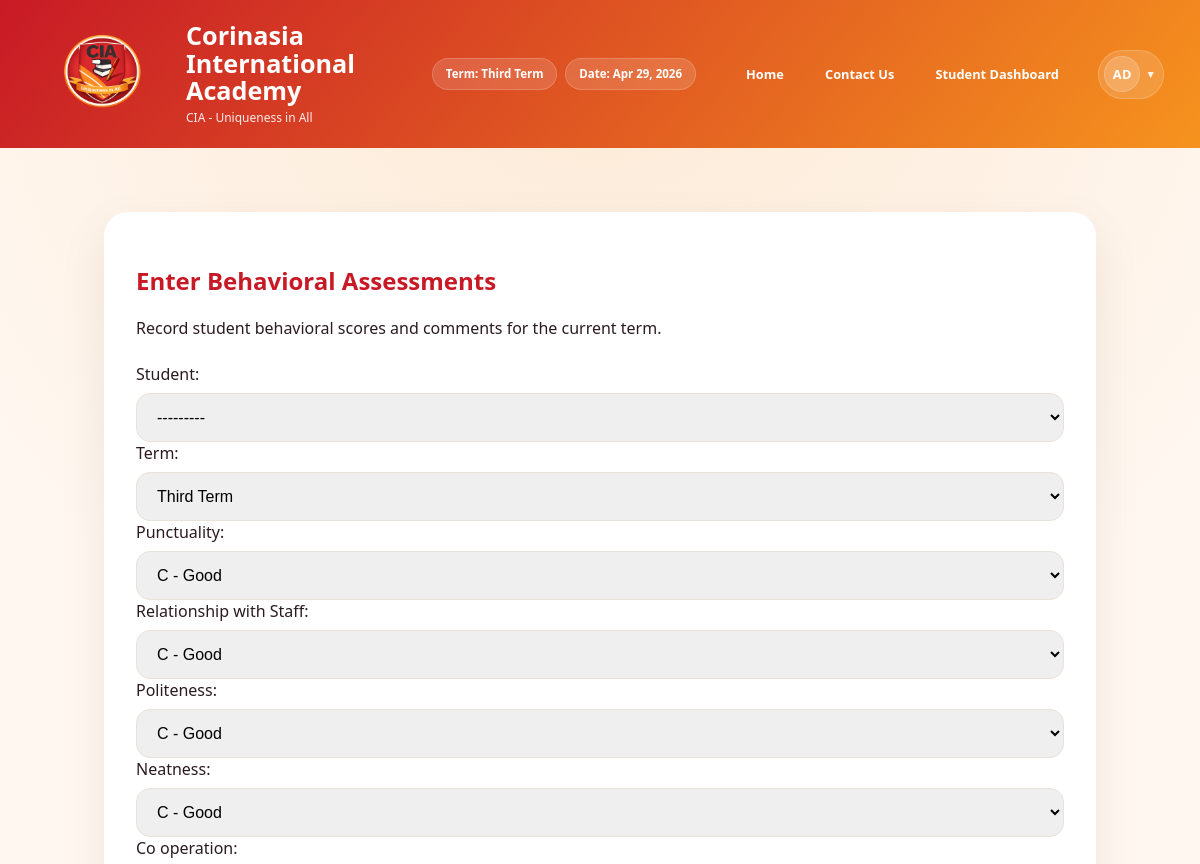
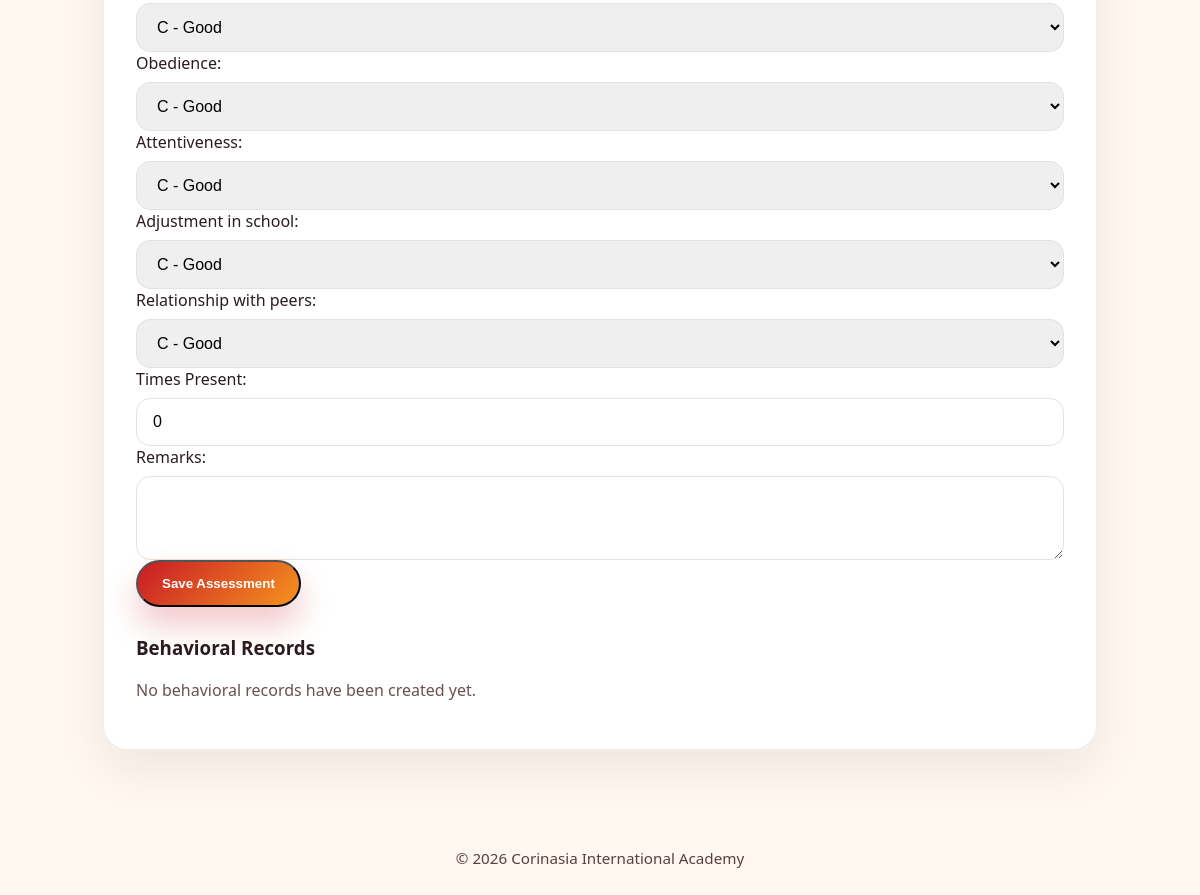
Before: /teacher/enter-behavior/ (signed in) with the older database file (2 pictures, top to bottom).
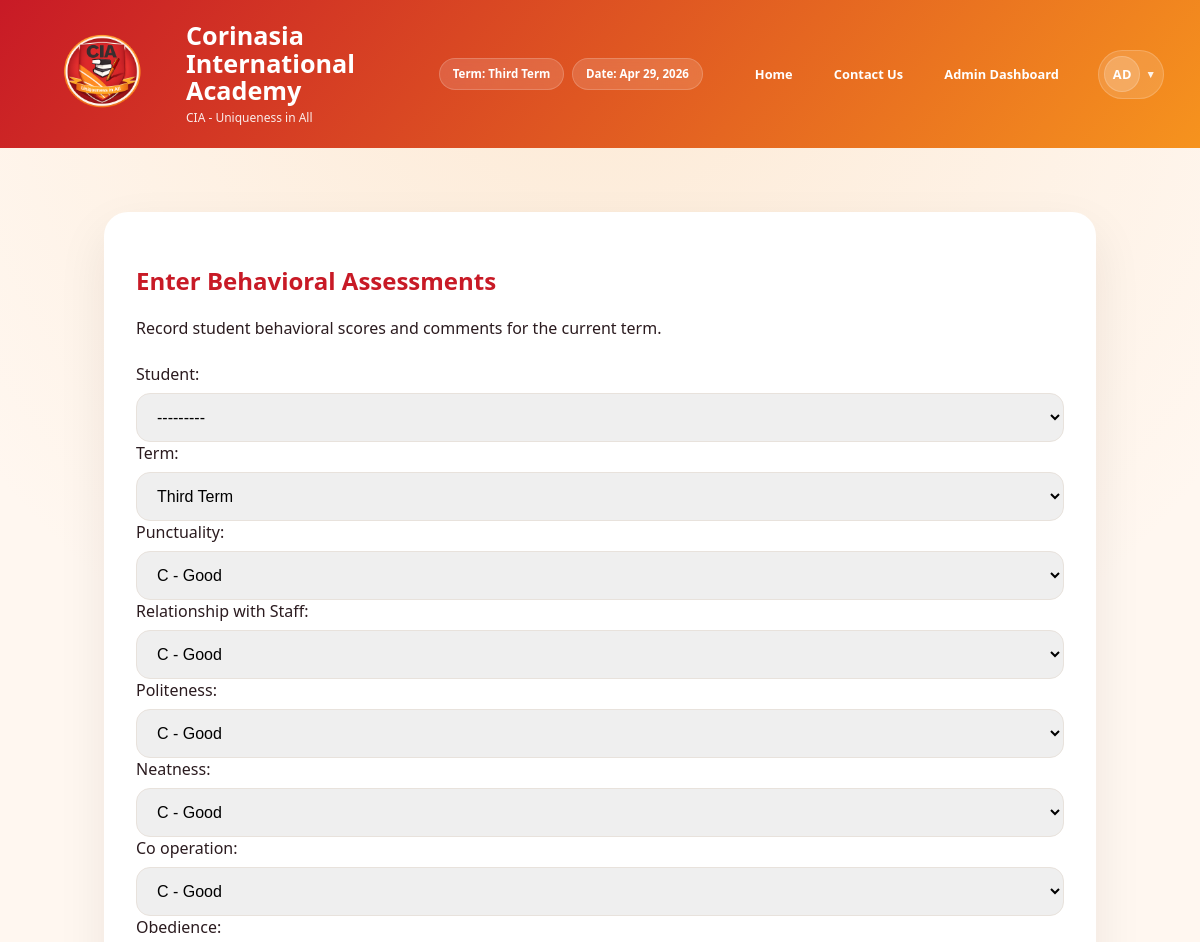
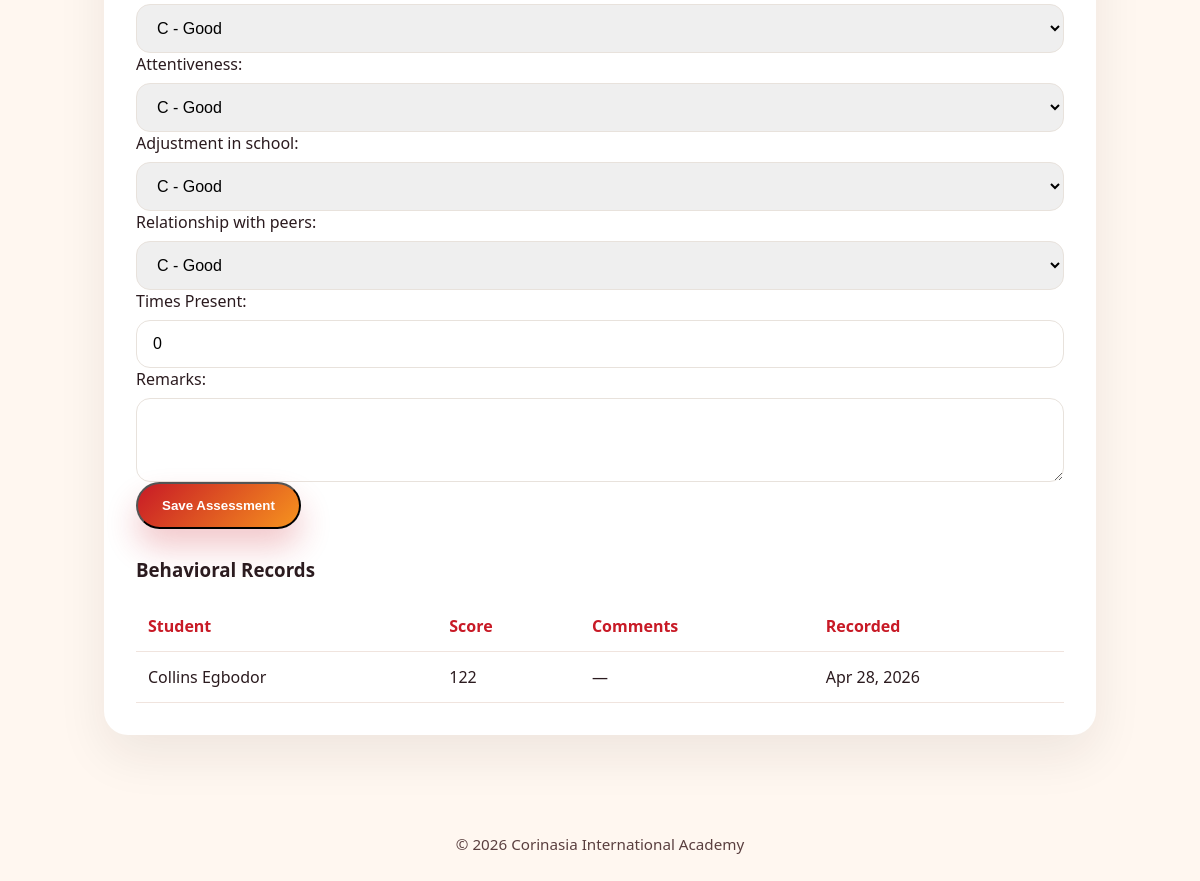
After: the same page with the newer database file (2 pictures, top to bottom).
### grades/models.py (models this page shows, shortened)
class Student(models.Model):
    student_id = models.CharField(max_length=20, unique=True, db_index=True, help_text="Unique student ID")
    first_name = models.CharField(max_length=100)
    last_name = models.CharField(max_length=100)
    class_name = models.CharField(max_length=50, blank=True, null=True, help_text="Student's class (e.g., JSS1A, SS2B)")
    nationality = models.CharField(max_length=50, default='Nigeria')
    state_of_origin = models.CharField(max_length=50, blank=True, null=True)
    club_and_society = models.CharField(max_length=100, blank=True, null=True)
    sport_house = models.CharField(max_length=50, blank=True, null=True)
    date_of_birth = models.DateField(blank=True, null=True)
    enrollment_date = models.DateField(default=datetime.today)
    subjects = models.ManyToManyField('Subject', blank=True, related_name='students', help_text='Subjects the student is enrolled in for the current term')
    class Meta:
        ordering = ['last_name', 'first_name']
        verbose_name = "Student"
        verbose_name_plural = "Students"
        indexes = [
            models.Index(fields=['last_name', 'first_name']),
            models.Index(fields=['class_name']),
        ]
    def __str__(self):
        return f"{self.first_name} {self.last_name} ({self.student_id})"

class BehavioralGrade(models.Model):
    BEHAVIORAL_GRADES = [
        ('A', 'A - Excellent'),
        ('B', 'B - Very Good'),
        ('C', 'C - Good'),
        ('D', 'D - Satisfactory'),
        ('E', 'E - Needs Improvement'),
        ('F', 'F - Poor'),
    ]
    student = models.ForeignKey(Student, on_delete=models.CASCADE, related_name='behavioral_grades')
    term = models.CharField(
        max_length=20,
        choices=TERM_CHOICES,
        default='first_term',
        help_text="Academic term for the behavioral assessment"
    )
    punctuality = models.CharField(max_length=1, choices=BEHAVIORAL_GRADES, default='C')
    relationship_with_staff = models.CharField(verbose_name='Relationship with Staff', max_length=1, choices=BEHAVIORAL_GRADES, default='C')
    politeness = models.CharField(max_length=1, choices=BEHAVIORAL_GRADES, default='C')
    neatness = models.CharField(max_length=1, choices=BEHAVIORAL_GRADES, default='C')
    co_operation = models.CharField(max_length=1, choices=BEHAVIORAL_GRADES, default='C')
    obedience = models.CharField(max_length=1, choices=BEHAVIORAL_GRADES, default='C')
    attentiveness = models.CharField(max_length=1, choices=BEHAVIORAL_GRADES, default='C')
    adjustment_in_school = models.CharField(max_length=1, choices=BEHAVIORAL_GRADES, default='C')
    relationship_with_peers = models.CharField(max_length=1, choices=BEHAVIORAL_GRADES, default='C')
    times_present = models.PositiveIntegerField(verbose_name='Times Present', default=0, help_text="Number of times present during the term")
    date_recorded = models.DateTimeField(auto_now_add=True)
    last_updated = models.DateTimeField(auto_now=True)
    remarks = models.TextField(blank=True, null=True)
    class Meta:
        ordering = ['-term', 'student']
        verbose_name = "Behavioral Grade"
        verbose_name_plural = "Behavioral Grades"
        unique_together = ['student', 'term']
        indexes = [
            models.Index(fields=['student', 'term']),
        ]

### grades/views.py (the view)
# urls.py: path('teacher/enter-behavior/', views.enter_behavioral_assessments, name='enter_behavioral_assessments'),
@login_required
@class_teacher_or_admin_required
def enter_behavioral_assessments(request):
    current_term = TermSetting.get_current_term()
    profile = getattr(request.user, 'profile', None)
    if request.method == 'POST':
        form = BehavioralGradeEntryForm(request.POST)
        if profile and profile.role == 'class_teacher' and profile.assigned_class:
            form.fields['student'].queryset = Student.objects.filter(class_name=profile.assigned_class)
        if form.is_valid():
            data = form.cleaned_data
            bg, created = BehavioralGrade.objects.update_or_create(
                student=data['student'],
                term=data['term'],
                defaults={
                    'punctuality': data['punctuality'],
                    'relationship_with_staff': data['relationship_with_staff'],
                    'politeness': data['politeness'],
                    'neatness': data['neatness'],
                    'co_operation': data['co_operation'],
                    'obedience': data['obedience'],
                    'attentiveness': data['attentiveness'],
                    'adjustment_in_school': data['adjustment_in_school'],
                    'relationship_with_peers': data['relationship_with_peers'],
                    'times_present': data['times_present'],
                    'remarks': data['remarks'],
                }
            )
            try:
                Activity.objects.create(
                    actor=request.user,
                    action_type=Activity.ACTION_BEHAVIORAL_CREATED if created else Activity.ACTION_BEHAVIORAL_UPDATED,
                    target_student=bg.student,
                    description=f"{request.user.get_full_name() or request.user.username} {'created' if created else 'updated'} behavioral assessment for {bg.student} (term: {bg.term})",
                )
            except Exception:
                pass
            messages.success(request, 'Behavioral assessment saved successfully.')
            return redirect('enter_behavioral_assessments')
    else:
        form = BehavioralGradeEntryForm(initial={'term': current_term})
        if profile and profile.role == 'class_teacher' and profile.assigned_class:
            form.fields['student'].queryset = Student.objects.filter(class_name=profile.assigned_class)
    reports = BehavioralGrade.objects.filter(term=current_term).select_related('student').order_by('student__last_name')
    if profile and profile.role == 'class_teacher' and profile.assigned_class:
        reports = reports.filter(student__class_name=profile.assigned_class)
    return render(request, 'grades/enter_behavioral_assessments.html', {
        'form': form,
        'reports': reports,
        'current_term': current_term,
    })

### grades/forms.py (shortened to what this page needs)
class BehavioralGradeEntryForm(forms.ModelForm):
    class Meta:
        model = BehavioralGrade
        fields = [
            'student', 'term', 'punctuality', 'relationship_with_staff', 'politeness',
            'neatness', 'co_operation', 'obedience', 'attentiveness',
            'adjustment_in_school', 'relationship_with_peers', 'times_present', 'remarks'
        ]
        widgets = {
            'remarks': forms.Textarea(attrs={'rows': 3}),
        }

### grades/context_processors.py (called while the page is built)
def _build_initials(display_name, fallback_username):
    source = display_name or fallback_username or 'User'
    parts = [part for part in source.split() if part]
    if len(parts) >= 2:
        initials = parts[0][0] + parts[1][0]
    else:
        initials = source[:2]
    return initials.upper()

### grades/models.py (called while the page is built)
    @classmethod
    def get_current_term(cls):
        term_setting = cls.objects.order_by('-updated_at').first()
        return term_setting.current_term if term_setting else 'first_term'

### grades/templates/grades/enter_behavioral_assessments.html (shortened to what this page needs)
{% extends 'grades/base.html' %}
{% block content %}
<div class="page-shell">
    <div class="dashboard-card">
        <h2>Enter Behavioral Assessments</h2>
        <p>Record student behavioral scores and comments for the current term.</p>
        <div class="teacher-form-card">
            <form method="post" novalidate>
                <div class="field-row">
                    {{ form.student.label_tag }}
                    {{ form.student }}
                </div>
                <div class="field-row">
                    {{ form.term.label_tag }}
                    {{ form.term }}
                </div>
                <div class="field-row">
                    {{ form.punctuality.label_tag }}
                    {{ form.punctuality }}
                </div>
                <div class="field-row">
                    {{ form.relationship_with_staff.label_tag }}
                    {{ form.relationship_with_staff }}
                </div>
                <div class="field-row">
                    {{ form.politeness.label_tag }}
                    {{ form.politeness }}
                </div>
                <div class="field-row">
                    {{ form.neatness.label_tag }}
                    {{ form.neatness }}
                </div>
                <div class="field-row">
                    {{ form.co_operation.label_tag }}
                    {{ form.co_operation }}
                </div>
                <div class="field-row">
                    {{ form.obedience.label_tag }}
                    {{ form.obedience }}
                </div>
                <div class="field-row">
                    {{ form.attentiveness.label_tag }}
                    {{ form.attentiveness }}
                </div>
                <div class="field-row">
                    {{ form.adjustment_in_school.label_tag }}
                    {{ form.adjustment_in_school }}
                </div>
                <div class="field-row">
                    {{ form.relationship_with_peers.label_tag }}
                    {{ form.relationship_with_peers }}
                </div>
                <div class="field-row">
                    {{ form.times_present.label_tag }}
                    {{ form.times_present }}
                </div>
                <div class="field-row">
                    {{ form.remarks.label_tag }}
                    {{ form.remarks }}
                </div>
                <button type="submit" class="button button-primary">Save Assessment</button>
            </form>
        </div>
        <div class="grades-table" style="margin-top: 28px;">
            <h3>Behavioral Records</h3>
            {% if reports %}
                <table>
                    <thead>
                        <tr><th>Student</th><th>Score</th><th>Comments</th><th>Recorded</th></tr>
                    </thead>
                    <tbody>
                        {% for record in reports %}
                            <tr>
                                <td>{{ record.student.first_name }} {{ record.student.last_name }}</td>
                                <td>{{ record.times_present }}</td>
                                <td>{{ record.remarks|default:'—' }}</td>
                                <td>{{ record.date_recorded|date:'M j, Y' }}</td>
                            </tr>
                        {% endfor %}
                    </tbody>
                </table>
            {% else %}
                <p class="empty-state">No behavioral records have been created yet.</p>
            {% endif %}
        </div>
    </div>
</div>
{% endblock %}

Changed rows visible on the page:
added BehavioralGrade: student.first_name "Collins", student.last_name "Egbodor", times_present "122", remarks "—", date_recorded "Apr 28, 2026"
Other visible differences:
text no longer shown: "Student Dashboard No behavioral records have been created yet."
text now shown: "Admin Dashboard Student Score Comments Recorded"
